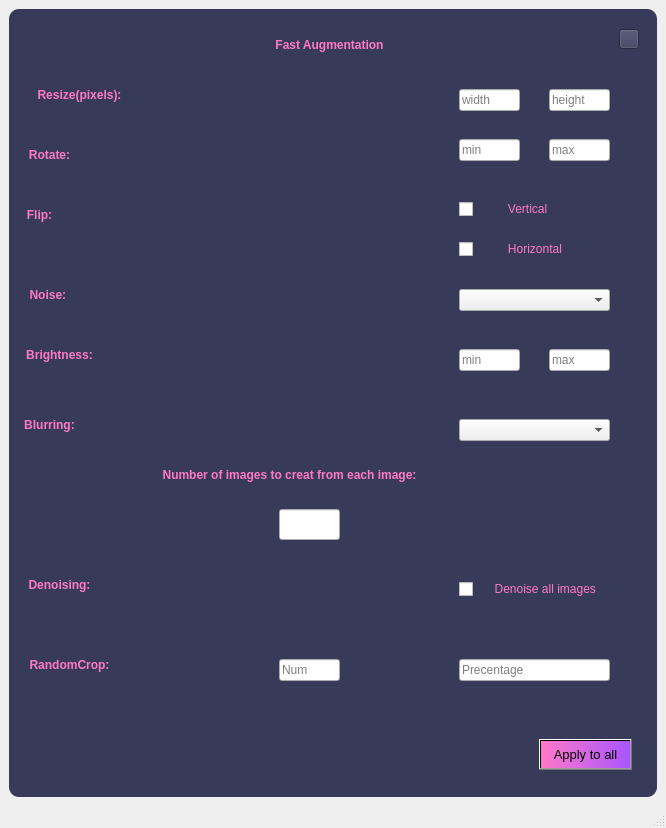
<?xml version="1.0" encoding="UTF-8"?>
<ui version="4.0">
 <class>NoiseWindow</class>
 <widget class="QMainWindow" name="NoiseWindow">
  <property name="geometry">
   <rect>
    <x>0</x>
    <y>0</y>
    <width>666</width>
    <height>828</height>
   </rect>
  </property>
  <property name="windowTitle">
   <string>MainWindow</string>
  </property>
  <widget class="QWidget" name="centralwidget">
   <layout class="QVBoxLayout" name="verticalLayout">
    <item>
     <widget class="QFrame" name="frame">
      <property name="font">
       <font>
        <weight>75</weight>
        <bold>true</bold>
       </font>
      </property>
      <property name="styleSheet">
       <string notr="true">QFrame {
	background-color: rgb(56,58,89);
	color:rgb(220,220,220);
	border-radius : 10px;
}</string>
      </property>
      <property name="frameShape">
       <enum>QFrame::StyledPanel</enum>
      </property>
      <property name="frameShadow">
       <enum>QFrame::Raised</enum>
      </property>
      <widget class="QLabel" name="label_desqription">
       <property name="geometry">
        <rect>
         <x>170</x>
         <y>10</y>
         <width>301</width>
         <height>51</height>
        </rect>
       </property>
       <property name="font">
        <font>
         <pointsize>9</pointsize>
         <weight>75</weight>
         <bold>true</bold>
        </font>
       </property>
       <property name="styleSheet">
        <string notr="true">color:rgb(254,121,199);</string>
       </property>
       <property name="text">
        <string>Fast Augmentation</string>
       </property>
       <property name="textFormat">
        <enum>Qt::PlainText</enum>
       </property>
       <property name="alignment">
        <set>Qt::AlignCenter</set>
       </property>
      </widget>
      <widget class="QPushButton" name="pushButton_7">
       <property name="geometry">
        <rect>
         <x>610</x>
         <y>20</y>
         <width>20</width>
         <height>20</height>
        </rect>
       </property>
       <property name="styleSheet">
        <string notr="true">background-color: rgb(56,58,89);</string>
       </property>
       <property name="text">
        <string/>
       </property>
       <property name="icon">
        <iconset>
         <normaloff>exit2.png</normaloff>exit2.png</iconset>
       </property>
       <property name="iconSize">
        <size>
         <width>20</width>
         <height>20</height>
        </size>
       </property>
      </widget>
      <widget class="QPushButton" name="pushButton_8">
       <property name="geometry">
        <rect>
         <x>530</x>
         <y>730</y>
         <width>93</width>
         <height>31</height>
        </rect>
       </property>
       <property name="font">
        <font>
         <pointsize>10</pointsize>
        </font>
       </property>
       <property name="styleSheet">
        <string notr="true">background-color: qlineargradient(spread:pad, x1:0, y1:0.5, x2:1, y2:0.506, stop:0 rgba(254, 121, 199, 255), stop:1 rgba(170, 85, 255, 255));</string>
       </property>
       <property name="text">
        <string>Apply to all</string>
       </property>
      </widget>
      <widget class="QLabel" name="label_desqription_2">
       <property name="geometry">
        <rect>
         <x>-70</x>
         <y>60</y>
         <width>221</width>
         <height>51</height>
        </rect>
       </property>
       <property name="font">
        <font>
         <pointsize>9</pointsize>
         <weight>75</weight>
         <bold>true</bold>
        </font>
       </property>
       <property name="styleSheet">
        <string notr="true">color:rgb(254,121,199);</string>
       </property>
       <property name="text">
        <string>Resize:</string>
       </property>
       <property name="textFormat">
        <enum>Qt::PlainText</enum>
       </property>
       <property name="alignment">
        <set>Qt::AlignCenter</set>
       </property>
      </widget>
      <widget class="QLabel" name="label_desqription_3">
       <property name="geometry">
        <rect>
         <x>-70</x>
         <y>160</y>
         <width>221</width>
         <height>51</height>
        </rect>
       </property>
       <property name="font">
        <font>
         <pointsize>9</pointsize>
         <weight>75</weight>
         <bold>true</bold>
        </font>
       </property>
       <property name="styleSheet">
        <string notr="true">color:rgb(254,121,199);</string>
       </property>
       <property name="text">
        <string>Rotate:</string>
       </property>
       <property name="textFormat">
        <enum>Qt::PlainText</enum>
       </property>
       <property name="alignment">
        <set>Qt::AlignCenter</set>
       </property>
      </widget>
      <widget class="QLabel" name="label_desqription_7">
       <property name="geometry">
        <rect>
         <x>-70</x>
         <y>260</y>
         <width>221</width>
         <height>51</height>
        </rect>
       </property>
       <property name="font">
        <font>
         <pointsize>9</pointsize>
         <weight>75</weight>
         <bold>true</bold>
        </font>
       </property>
       <property name="styleSheet">
        <string notr="true">color:rgb(254,121,199);</string>
       </property>
       <property name="text">
        <string>Noise: </string>
       </property>
       <property name="textFormat">
        <enum>Qt::PlainText</enum>
       </property>
       <property name="alignment">
        <set>Qt::AlignCenter</set>
       </property>
      </widget>
      <widget class="QLineEdit" name="lineEdit">
       <property name="geometry">
        <rect>
         <x>450</x>
         <y>80</y>
         <width>61</width>
         <height>22</height>
        </rect>
       </property>
       <property name="placeholderText">
        <string>width</string>
       </property>
      </widget>
      <widget class="QCheckBox" name="checkBox">
       <property name="geometry">
        <rect>
         <x>450</x>
         <y>190</y>
         <width>151</width>
         <height>20</height>
        </rect>
       </property>
       <property name="styleSheet">
        <string notr="true">color:rgb(254,121,199);</string>
       </property>
       <property name="text">
        <string>         Vertical</string>
       </property>
      </widget>
      <widget class="QLineEdit" name="lineEdit_5">
       <property name="geometry">
        <rect>
         <x>450</x>
         <y>650</y>
         <width>151</width>
         <height>22</height>
        </rect>
       </property>
       <property name="placeholderText">
        <string>Precentage</string>
       </property>
      </widget>
      <widget class="QLabel" name="label_desqription_11">
       <property name="geometry">
        <rect>
         <x>-60</x>
         <y>550</y>
         <width>221</width>
         <height>51</height>
        </rect>
       </property>
       <property name="font">
        <font>
         <pointsize>9</pointsize>
         <weight>75</weight>
         <bold>true</bold>
        </font>
       </property>
       <property name="styleSheet">
        <string notr="true">color:rgb(254,121,199);</string>
       </property>
       <property name="text">
        <string>Denoising:</string>
       </property>
       <property name="textFormat">
        <enum>Qt::PlainText</enum>
       </property>
       <property name="alignment">
        <set>Qt::AlignCenter</set>
       </property>
      </widget>
      <widget class="QLabel" name="label_desqription_4">
       <property name="geometry">
        <rect>
         <x>170</x>
         <y>10</y>
         <width>301</width>
         <height>51</height>
        </rect>
       </property>
       <property name="font">
        <font>
         <pointsize>9</pointsize>
         <weight>75</weight>
         <bold>true</bold>
        </font>
       </property>
       <property name="styleSheet">
        <string notr="true">color:rgb(254,121,199);</string>
       </property>
       <property name="text">
        <string>Fast Augmentation</string>
       </property>
       <property name="textFormat">
        <enum>Qt::PlainText</enum>
       </property>
       <property name="alignment">
        <set>Qt::AlignCenter</set>
       </property>
      </widget>
      <widget class="QLabel" name="label_desqription_9">
       <property name="geometry">
        <rect>
         <x>-70</x>
         <y>390</y>
         <width>221</width>
         <height>51</height>
        </rect>
       </property>
       <property name="font">
        <font>
         <pointsize>9</pointsize>
         <weight>75</weight>
         <bold>true</bold>
        </font>
       </property>
       <property name="styleSheet">
        <string notr="true">color:rgb(254,121,199);</string>
       </property>
       <property name="text">
        <string>Blurring:</string>
       </property>
       <property name="textFormat">
        <enum>Qt::PlainText</enum>
       </property>
       <property name="alignment">
        <set>Qt::AlignCenter</set>
       </property>
      </widget>
      <widget class="QComboBox" name="comboBox_2">
       <property name="geometry">
        <rect>
         <x>450</x>
         <y>410</y>
         <width>151</width>
         <height>22</height>
        </rect>
       </property>
      </widget>
      <widget class="QLabel" name="label_desqription_12">
       <property name="geometry">
        <rect>
         <x>-60</x>
         <y>320</y>
         <width>221</width>
         <height>51</height>
        </rect>
       </property>
       <property name="font">
        <font>
         <pointsize>9</pointsize>
         <weight>75</weight>
         <bold>true</bold>
        </font>
       </property>
       <property name="styleSheet">
        <string notr="true">color:rgb(254,121,199);</string>
       </property>
       <property name="text">
        <string>Brightness:</string>
       </property>
       <property name="textFormat">
        <enum>Qt::PlainText</enum>
       </property>
       <property name="alignment">
        <set>Qt::AlignCenter</set>
       </property>
      </widget>
      <widget class="QComboBox" name="comboBox">
       <property name="geometry">
        <rect>
         <x>450</x>
         <y>280</y>
         <width>151</width>
         <height>22</height>
        </rect>
       </property>
       <property name="currentText">
        <string/>
       </property>
      </widget>
      <widget class="QLineEdit" name="lineEdit_3">
       <property name="geometry">
        <rect>
         <x>450</x>
         <y>130</y>
         <width>61</width>
         <height>22</height>
        </rect>
       </property>
       <property name="text">
        <string/>
       </property>
       <property name="placeholderText">
        <string>min</string>
       </property>
      </widget>
      <widget class="QLabel" name="label_desqription_6">
       <property name="geometry">
        <rect>
         <x>-70</x>
         <y>120</y>
         <width>221</width>
         <height>51</height>
        </rect>
       </property>
       <property name="font">
        <font>
         <pointsize>9</pointsize>
         <weight>75</weight>
         <bold>true</bold>
        </font>
       </property>
       <property name="styleSheet">
        <string notr="true">color:rgb(254,121,199);</string>
       </property>
       <property name="text">
        <string>Rotate:</string>
       </property>
       <property name="textFormat">
        <enum>Qt::PlainText</enum>
       </property>
       <property name="alignment">
        <set>Qt::AlignCenter</set>
       </property>
      </widget>
      <widget class="QLabel" name="label_desqription_14">
       <property name="geometry">
        <rect>
         <x>60</x>
         <y>440</y>
         <width>441</width>
         <height>51</height>
        </rect>
       </property>
       <property name="font">
        <font>
         <pointsize>9</pointsize>
         <weight>75</weight>
         <bold>true</bold>
        </font>
       </property>
       <property name="styleSheet">
        <string notr="true">color:rgb(254,121,199);</string>
       </property>
       <property name="text">
        <string>Number of images to creat from each image:</string>
       </property>
       <property name="textFormat">
        <enum>Qt::PlainText</enum>
       </property>
       <property name="alignment">
        <set>Qt::AlignCenter</set>
       </property>
      </widget>
      <widget class="QLabel" name="label_desqription_5">
       <property name="geometry">
        <rect>
         <x>-40</x>
         <y>60</y>
         <width>221</width>
         <height>51</height>
        </rect>
       </property>
       <property name="font">
        <font>
         <pointsize>9</pointsize>
         <weight>75</weight>
         <bold>true</bold>
        </font>
       </property>
       <property name="styleSheet">
        <string notr="true">color:rgb(254,121,199);</string>
       </property>
       <property name="text">
        <string>Resize(pixels):</string>
       </property>
       <property name="textFormat">
        <enum>Qt::PlainText</enum>
       </property>
       <property name="alignment">
        <set>Qt::AlignCenter</set>
       </property>
      </widget>
      <widget class="QCheckBox" name="checkBox_2">
       <property name="geometry">
        <rect>
         <x>450</x>
         <y>230</y>
         <width>151</width>
         <height>20</height>
        </rect>
       </property>
       <property name="styleSheet">
        <string notr="true">color:rgb(254,121,199);</string>
       </property>
       <property name="text">
        <string>         Horizontal</string>
       </property>
      </widget>
      <widget class="QLineEdit" name="lineEdit_7">
       <property name="geometry">
        <rect>
         <x>450</x>
         <y>340</y>
         <width>61</width>
         <height>22</height>
        </rect>
       </property>
       <property name="text">
        <string/>
       </property>
       <property name="placeholderText">
        <string>min</string>
       </property>
      </widget>
      <widget class="QLabel" name="label_desqription_10">
       <property name="geometry">
        <rect>
         <x>-50</x>
         <y>630</y>
         <width>221</width>
         <height>51</height>
        </rect>
       </property>
       <property name="font">
        <font>
         <pointsize>9</pointsize>
         <weight>75</weight>
         <bold>true</bold>
        </font>
       </property>
       <property name="styleSheet">
        <string notr="true">color:rgb(254,121,199);</string>
       </property>
       <property name="text">
        <string>RandomCrop:</string>
       </property>
       <property name="textFormat">
        <enum>Qt::PlainText</enum>
       </property>
       <property name="alignment">
        <set>Qt::AlignCenter</set>
       </property>
      </widget>
      <widget class="QLabel" name="label_desqription_13">
       <property name="geometry">
        <rect>
         <x>-80</x>
         <y>180</y>
         <width>221</width>
         <height>51</height>
        </rect>
       </property>
       <property name="font">
        <font>
         <pointsize>9</pointsize>
         <weight>75</weight>
         <bold>true</bold>
        </font>
       </property>
       <property name="styleSheet">
        <string notr="true">color:rgb(254,121,199);</string>
       </property>
       <property name="text">
        <string>Flip:</string>
       </property>
       <property name="textFormat">
        <enum>Qt::PlainText</enum>
       </property>
       <property name="alignment">
        <set>Qt::AlignCenter</set>
       </property>
      </widget>
      <widget class="QLineEdit" name="lineEdit_4">
       <property name="geometry">
        <rect>
         <x>540</x>
         <y>130</y>
         <width>61</width>
         <height>22</height>
        </rect>
       </property>
       <property name="placeholderText">
        <string>max</string>
       </property>
      </widget>
      <widget class="QPushButton" name="pushButton_9">
       <property name="geometry">
        <rect>
         <x>690</x>
         <y>10</y>
         <width>20</width>
         <height>20</height>
        </rect>
       </property>
       <property name="styleSheet">
        <string notr="true">background-color: rgb(56,58,89);</string>
       </property>
       <property name="text">
        <string/>
       </property>
       <property name="icon">
        <iconset>
         <normaloff>exit2.png</normaloff>exit2.png</iconset>
       </property>
       <property name="iconSize">
        <size>
         <width>20</width>
         <height>20</height>
        </size>
       </property>
      </widget>
      <widget class="QLineEdit" name="lineEdit_2">
       <property name="geometry">
        <rect>
         <x>540</x>
         <y>80</y>
         <width>61</width>
         <height>22</height>
        </rect>
       </property>
       <property name="text">
        <string/>
       </property>
       <property name="placeholderText">
        <string>height</string>
       </property>
      </widget>
      <widget class="QLineEdit" name="lineEdit_6">
       <property name="geometry">
        <rect>
         <x>540</x>
         <y>340</y>
         <width>61</width>
         <height>22</height>
        </rect>
       </property>
       <property name="placeholderText">
        <string>max</string>
       </property>
      </widget>
      <widget class="QLineEdit" name="lineEdit_8">
       <property name="geometry">
        <rect>
         <x>270</x>
         <y>500</y>
         <width>61</width>
         <height>31</height>
        </rect>
       </property>
      </widget>
      <widget class="QCheckBox" name="checkBox_5">
       <property name="geometry">
        <rect>
         <x>450</x>
         <y>570</y>
         <width>151</width>
         <height>20</height>
        </rect>
       </property>
       <property name="styleSheet">
        <string notr="true">color:rgb(254,121,199);</string>
       </property>
       <property name="text">
        <string>     Denoise all images</string>
       </property>
      </widget>
      <widget class="QLineEdit" name="lineEdit_17">
       <property name="geometry">
        <rect>
         <x>270</x>
         <y>650</y>
         <width>61</width>
         <height>22</height>
        </rect>
       </property>
       <property name="text">
        <string/>
       </property>
       <property name="placeholderText">
        <string>Num</string>
       </property>
      </widget>
     </widget>
    </item>
   </layout>
  </widget>
  <widget class="QStatusBar" name="statusbar"/>
 </widget>
 <resources/>
 <connections/>
</ui>
